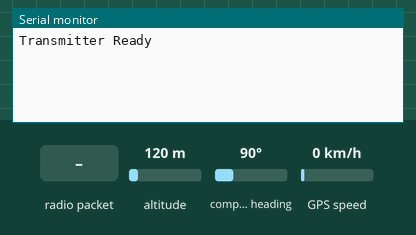
Simulated run of this sketch. Board: Arduino Uno, built with avr-gcc and run on an emulated ATmega328P. On the bench: the last lines printed to the serial monitor. Inputs (shaded band) come from the test bench; at power-on: GPS speed 0 km/h, altitude 120 m, compass heading 90°. The GPS gets a fix after 3 s at 37.7749, -122.4194 with 8 satellites; no radio packets arrive unless stated.

Above: at 1.2 s.
1.3 s: radio packet "1" arrives
At 3.9 s:
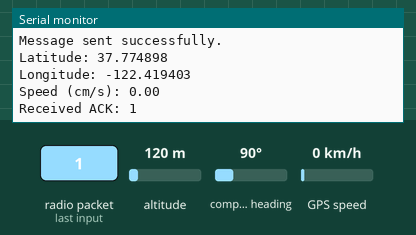
4.5 s: GPS speed set to 2 km/h
At 6.0 s:
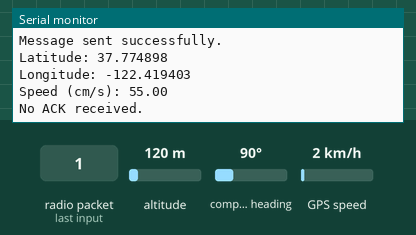
8.2 s: radio packet "0" arrives
At 9.1 s:
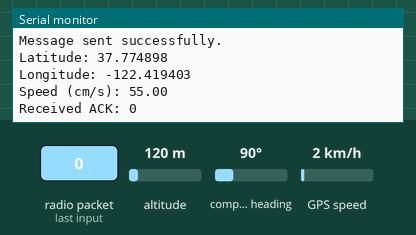
9.7 s: GPS speed set to 30 km/h
At 9.7 s:
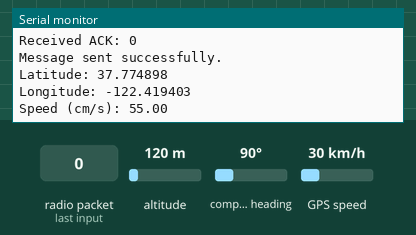
Timing chart, 0 to 12.2 s (numbered marks = the images above; inputs shaded):
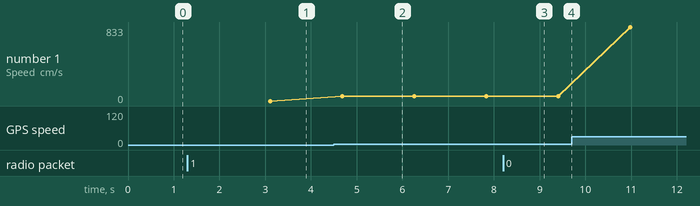

The sketch:

car_behind.ino
```cpp
#include <SPI.h>
#include <nRF24L01.h>
#include <RF24.h>
#include <SoftwareSerial.h>
#include <TinyGPS++.h>

static const int RXPin = 3, TXPin = 4;
static const uint32_t GPSBaud = 9600;
SoftwareSerial gpsSerial(RXPin, TXPin);
TinyGPSPlus gps;


RF24 radio(9, 10);
const byte address[6] = "00001";

const int ledPin = 9;

struct Location {
  double latitude;
  double longitude;
  double speed;
};

void setup() {
  Serial.begin(9600);

  gpsSerial.begin(GPSBaud);

  pinMode(ledPin, OUTPUT);

  if (!radio.begin()) {
    Serial.println("nRF24L01 not detected! Check connections.");
    while (1);
  }

  radio.openWritingPipe(address);
  radio.setChannel(108);
  radio.setPALevel(RF24_PA_HIGH);
  radio.setAutoAck(false);
  radio.stopListening();

  Serial.println("Transmitter Ready");
}

void loop() {
  Location dataToSend;

  while (gpsSerial.available() > 0) {
    gps.encode(gpsSerial.read());

    if (gps.location.isUpdated()) {
      dataToSend.latitude = gps.location.lat();
      dataToSend.longitude = gps.location.lng();
      dataToSend.speed = int(gps.speed.kmph() * 0.277778 * 100 );

      bool success = radio.write(&dataToSend, sizeof(dataToSend));

      if (success) {
        Serial.println("Message sent successfully.");
        Serial.print("Latitude: ");
        Serial.println(dataToSend.latitude, 6);
        Serial.print("Longitude: ");
        Serial.println(dataToSend.longitude, 6);
        Serial.print("Speed (cm/s): ");
        Serial.println(dataToSend.speed, 2);

        digitalWrite(ledPin, HIGH);
        delay(500);
        digitalWrite(ledPin, LOW);
      } else {
        Serial.println("Message failed to send.");
      }

      delay(10);

      radio.startListening();
      delay(10);

      if (radio.available()) {
        char ack[32] = "";
        radio.read(&ack, sizeof(ack));
        Serial.print("Received ACK: ");
        Serial.println(ack);
      } else {
        Serial.println("No ACK received.");
      }

      radio.stopListening();

      delay(1000);
    }
  }
}
```

Measured:
- after the input at 1.3 s, the serial monitor: prints a new line after 2.3 s (image 1)
- after the input at 4.5 s, the serial monitor: prints a new line after 0.18 s (image 2)
- after the input at 8.2 s, the serial monitor: prints a new line after 0.11 s (image 3)
- plotted number 1: 0 → 55 after the input at 4.5 s, 55 → 833 after the input at 9.7 s
